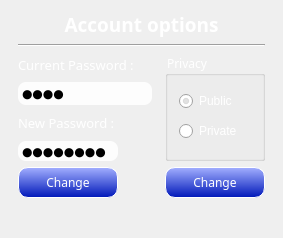
<?xml version="1.0" encoding="UTF-8"?>
<ui version="4.0">
 <class>AccountManagementWindow</class>
 <widget class="QDialog" name="AccountManagementWindow">
  <property name="geometry">
   <rect>
    <x>0</x>
    <y>0</y>
    <width>283</width>
    <height>238</height>
   </rect>
  </property>
  <property name="font">
   <font>
    <family>MS Reference Sans Serif</family>
   </font>
  </property>
  <property name="windowTitle">
   <string>LoginWindow</string>
  </property>
  <property name="styleSheet">
   <string notr="true">AccountManagementWindow 
{
	border-image: url(./Img/dialog-background.jpg);
}</string>
  </property>
  <layout class="QGridLayout" name="gridLayout">
   <item row="6" column="0">
    <widget class="QPushButton" name="changePasswordPushButton">
     <property name="minimumSize">
      <size>
       <width>66</width>
       <height>30</height>
      </size>
     </property>
     <property name="maximumSize">
      <size>
       <width>100</width>
       <height>16777215</height>
      </size>
     </property>
     <property name="font">
      <font>
       <family>MS Reference Sans Serif</family>
      </font>
     </property>
     <property name="styleSheet">
      <string notr="true">QPushButton#changePasswordPushButton
{
	color: rgb(255, 255, 255);
	background-color: qlineargradient(spread:pad, x1:1, y1:1, x2:1, y2:0, stop:0 rgba(0, 24, 185, 255), stop:1 rgba(163, 175, 255, 255));
	border-style: outset;
	border-width: 1px;
	border-radius: 10px;
	border-color: rgb(255, 255, 255);
	min-width: 4em;
	padding: 6px;
}

QPushButton#changePasswordPushButton:hover
{
	background-color: qradialgradient(spread:pad, cx:0.5, cy:0.5, radius:0.5, fx:0.5, fy:0.5, stop:0 rgba(0, 148, 255, 255), stop:1 rgba(0, 8, 84, 255));
	border-style: inset;
}

 QPushButton#changePasswordPushButton:pressed 
{
	background-color: qlineargradient(spread:pad, x1:0, y1:0, x2:0, y2:1, stop:0 rgba(0, 56, 183, 255), stop:1 rgba(135, 172, 255, 255));
     border-style: inset;
 }

</string>
     </property>
     <property name="text">
      <string>Change</string>
     </property>
    </widget>
   </item>
   <item row="6" column="1">
    <widget class="QPushButton" name="changePrivacyPushButton">
     <property name="minimumSize">
      <size>
       <width>66</width>
       <height>30</height>
      </size>
     </property>
     <property name="maximumSize">
      <size>
       <width>100</width>
       <height>100</height>
      </size>
     </property>
     <property name="font">
      <font>
       <family>MS Reference Sans Serif</family>
      </font>
     </property>
     <property name="styleSheet">
      <string notr="true">QPushButton#changePrivacyPushButton
{
	color: rgb(255, 255, 255);
	background-color: qlineargradient(spread:pad, x1:1, y1:1, x2:1, y2:0, stop:0 rgba(0, 24, 185, 255), stop:1 rgba(163, 175, 255, 255));
	border-style: outset;
	border-width: 1px;
	border-radius: 10px;
	border-color: rgb(255, 255, 255);
	min-width: 4em;
	padding: 6px;
}

QPushButton#changePrivacyPushButton:hover
{
	background-color: qradialgradient(spread:pad, cx:0.5, cy:0.5, radius:0.5, fx:0.5, fy:0.5, stop:0 rgba(0, 148, 255, 255), stop:1 rgba(0, 8, 84, 255));
	border-style: inset;
}

 QPushButton#changePrivacyPushButton:pressed 
{
	background-color: qlineargradient(spread:pad, x1:0, y1:0, x2:0, y2:1, stop:0 rgba(0, 56, 183, 255), stop:1 rgba(135, 172, 255, 255));
     border-style: inset;
 }

</string>
     </property>
     <property name="text">
      <string>Change</string>
     </property>
     <property name="iconSize">
      <size>
       <width>20</width>
       <height>20</height>
      </size>
     </property>
    </widget>
   </item>
   <item row="5" column="0">
    <widget class="QLineEdit" name="newPasswordLineEdit">
     <property name="maximumSize">
      <size>
       <width>100</width>
       <height>20</height>
      </size>
     </property>
     <property name="styleSheet">
      <string notr="true">background-color: rgba(255, 255, 255, 230);
border-width: 2px;
border-radius: 8px;
border-color: rgb(0, 0, 0);
min-width: 10em;
padding: 2px;</string>
     </property>
     <property name="inputMask">
      <string/>
     </property>
     <property name="text">
      <string>poil2cul</string>
     </property>
     <property name="maxLength">
      <number>42</number>
     </property>
     <property name="echoMode">
      <enum>QLineEdit::Password</enum>
     </property>
    </widget>
   </item>
   <item row="4" column="0">
    <widget class="QLabel" name="passwordLabel">
     <property name="enabled">
      <bool>true</bool>
     </property>
     <property name="font">
      <font>
       <family>MS Reference Sans Serif</family>
       <pointsize>10</pointsize>
      </font>
     </property>
     <property name="styleSheet">
      <string notr="true">color: rgb(255, 255, 255);</string>
     </property>
     <property name="text">
      <string>New Password :</string>
     </property>
    </widget>
   </item>
   <item row="3" column="0">
    <widget class="QLineEdit" name="currentPasswordLineEdit">
     <property name="minimumSize">
      <size>
       <width>134</width>
       <height>0</height>
      </size>
     </property>
     <property name="maximumSize">
      <size>
       <width>100</width>
       <height>16777215</height>
      </size>
     </property>
     <property name="styleSheet">
      <string notr="true">background-color: rgba(255, 255, 255, 230);
border-width: 2px;
border-radius: 8px;
border-color: rgb(0, 0, 0);
min-width: 10em;
padding: 2px;</string>
     </property>
     <property name="text">
      <string>poil</string>
     </property>
     <property name="maxLength">
      <number>42</number>
     </property>
     <property name="echoMode">
      <enum>QLineEdit::Password</enum>
     </property>
    </widget>
   </item>
   <item row="1" column="0" colspan="2">
    <widget class="Line" name="line">
     <property name="orientation">
      <enum>Qt::Horizontal</enum>
     </property>
    </widget>
   </item>
   <item row="2" column="0">
    <widget class="QLabel" name="loginLabel">
     <property name="font">
      <font>
       <family>MS Reference Sans Serif</family>
       <pointsize>10</pointsize>
      </font>
     </property>
     <property name="styleSheet">
      <string notr="true">color: rgb(255, 255, 255);</string>
     </property>
     <property name="text">
      <string>Current Password :</string>
     </property>
    </widget>
   </item>
   <item row="0" column="0" colspan="2">
    <widget class="QLabel" name="loginTitleLabel">
     <property name="font">
      <font>
       <family>MS Reference Sans Serif</family>
       <pointsize>14</pointsize>
       <weight>75</weight>
       <bold>true</bold>
      </font>
     </property>
     <property name="styleSheet">
      <string notr="true">color: rgb(255, 255, 255);</string>
     </property>
     <property name="text">
      <string>Account options</string>
     </property>
     <property name="alignment">
      <set>Qt::AlignCenter</set>
     </property>
    </widget>
   </item>
   <item row="2" column="1" rowspan="4">
    <widget class="QGroupBox" name="groupBox">
     <property name="styleSheet">
      <string notr="true">color: rgb(255, 255, 255);</string>
     </property>
     <property name="title">
      <string>Privacy</string>
     </property>
     <layout class="QGridLayout" name="gridLayout_2">
      <item row="0" column="0">
       <widget class="QRadioButton" name="publicRadioButton">
        <property name="text">
         <string>Public</string>
        </property>
        <property name="checked">
         <bool>true</bool>
        </property>
       </widget>
      </item>
      <item row="1" column="0">
       <widget class="QRadioButton" name="privateRadioButton">
        <property name="text">
         <string>Private</string>
        </property>
        <property name="checked">
         <bool>false</bool>
        </property>
       </widget>
      </item>
     </layout>
    </widget>
   </item>
   <item row="7" column="0" colspan="2">
    <widget class="QLabel" name="serverResponseLabel">
     <property name="font">
      <font>
       <family>MS UI Gothic</family>
       <pointsize>12</pointsize>
       <weight>75</weight>
       <bold>true</bold>
      </font>
     </property>
     <property name="styleSheet">
      <string notr="true">color: rgb(255, 255, 255);</string>
     </property>
     <property name="text">
      <string/>
     </property>
     <property name="alignment">
      <set>Qt::AlignCenter</set>
     </property>
    </widget>
   </item>
  </layout>
 </widget>
 <layoutdefault spacing="6" margin="11"/>
 <tabstops>
  <tabstop>currentPasswordLineEdit</tabstop>
  <tabstop>newPasswordLineEdit</tabstop>
  <tabstop>changePasswordPushButton</tabstop>
 </tabstops>
 <resources/>
 <connections/>
</ui>
